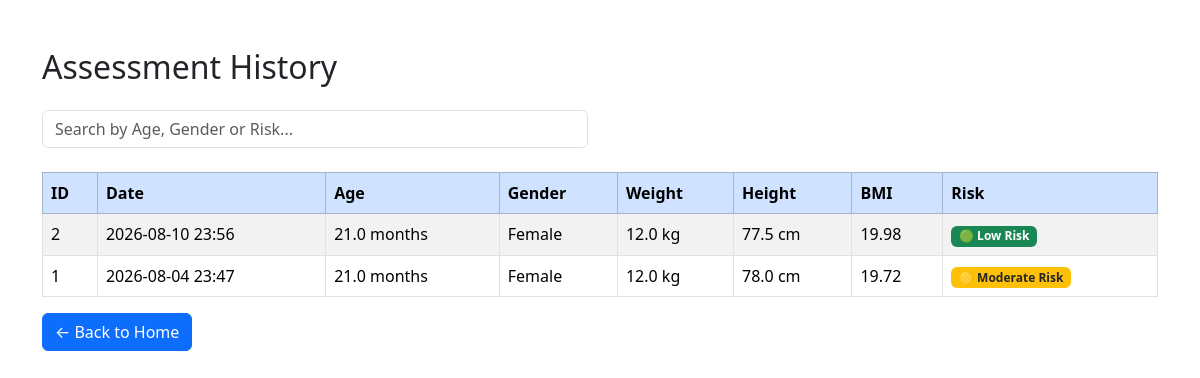
Before: /history with the older database file.
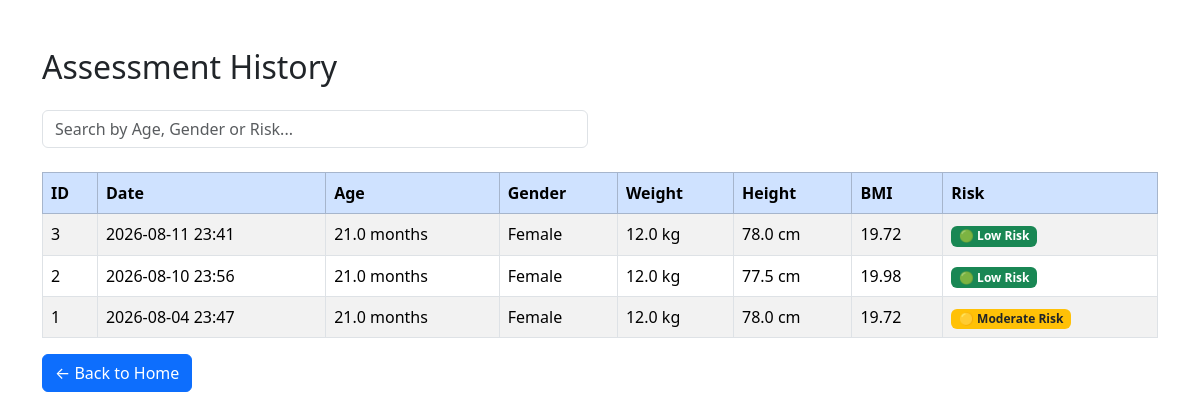
After: the same page with the newer database file.
### tables this page shows
CREATE TABLE assessments(

        id INTEGER PRIMARY KEY AUTOINCREMENT,

        created_at TEXT,

        age_months REAL,

        sex TEXT,

        weight REAL,

        height REAL,

        bmi REAL,

        overall_risk TEXT,

        underweight INTEGER,

        stunting INTEGER,

        wasting INTEGER

    );

### app/app.py (the view)
@app.route("/history")
def history():
    assessments = get_all_assessments()
    total = len(assessments)
    high = sum(1 for a in assessments if "High" in a["overall_risk"])
    moderate = sum(1 for a in assessments if "Moderate" in a["overall_risk"])
    low = sum(1 for a in assessments if "Low" in a["overall_risk"])
    avg_bmi = (
        round(sum(a["bmi"] for a in assessments) / total, 2)
        if total > 0 else 0
    )
    return render_template(
        "history.html",
        assessments=assessments,
        total=total,
        high=high,
        moderate=moderate,
        low=low,
        avg_bmi=avg_bmi
    )

### src/database/database.py (called while the page is built)
def get_connection():
    conn = sqlite3.connect(DB_PATH)
    conn.row_factory = sqlite3.Row
    return conn

def get_all_assessments():
    conn = get_connection()
    cursor = conn.execute("""

        SELECT *

        FROM assessments

        ORDER BY id DESC

    """)
    rows = cursor.fetchall()
    conn.close()
    return rows

### app/templates/history.html (shortened to what this page needs)
<!DOCTYPE html>
<html>
<head>
    <link href="https://cdn.jsdelivr.net/npm/bootstrap@5.3.3/dist/css/bootstrap.min.css" rel="stylesheet">
</head>
<body class="container mt-5">
<h2 class="mb-4">
    Assessment History
</h2>
<div class="row mb-4">
    <div class="col-md-6">
        <input
            type="text"
            id="searchInput"
            class="form-control"
            placeholder="Search by Age, Gender or Risk...">
    </div>
</div>
<table
    class="table table-striped table-bordered"
    id="historyTable">
<thead class="table-primary">
<tr>
    <th>ID</th>
    <th>Date</th>
    <th>Age</th>
    <th>Gender</th>
    <th>Weight</th>
    <th>Height</th>
    <th>BMI</th>
    <th>Risk</th>
</tr>
</thead>
<tbody>
{% for row in assessments %}
<tr>
    <td>{{ row["id"] }}</td>
    <td>{{ row["created_at"] }}</td>
    <td>{{ row["age_months"] }} months</td>
    <td>{{ row["sex"] }}</td>
    <td>{{ row["weight"] }} kg</td>
    <td>{{ row["height"] }} cm</td>
    <td>{{ row["bmi"]|round(2) }}</td>
    <td>
    {% if "High" in row["overall_risk"] %}
    <span class="badge bg-danger">{{ row["overall_risk"] }}</span>
    {% elif "Moderate" in row["overall_risk"] %}
    <span class="badge bg-warning text-dark">{{ row["overall_risk"] }}</span>
    {% else %}
    <span class="badge bg-success">{{ row["overall_risk"] }}</span>
    {% endif %}
    </td>
</tr>
{% endfor %}
</tbody>
</table>
<a href="/" class="btn btn-primary">
← Back to Home
</a>
</body>
</html>

Changed rows visible on the page:
added assessments: id "3", created_at "2026-08-11 23:41", age_months "21.0", sex "Female", weight "12.0", height "78.0", bmi "19.72", overall_risk "🟢 Low Risk"
